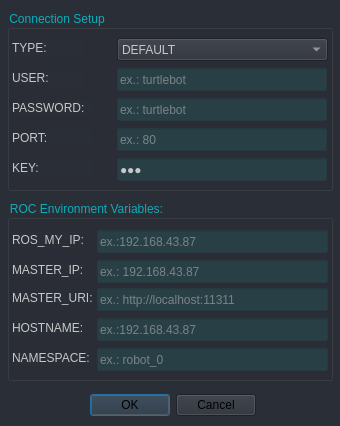
<?xml version="1.0" encoding="UTF-8"?>
<ui version="4.0">
 <class>rocConfigure</class>
 <widget class="QDialog" name="rocConfigure">
  <property name="geometry">
   <rect>
    <x>0</x>
    <y>0</y>
    <width>340</width>
    <height>426</height>
   </rect>
  </property>
  <property name="minimumSize">
   <size>
    <width>340</width>
    <height>426</height>
   </size>
  </property>
  <property name="maximumSize">
   <size>
    <width>340</width>
    <height>426</height>
   </size>
  </property>
  <property name="windowTitle">
   <string>Settings and Configurations</string>
  </property>
  <property name="windowIcon">
   <iconset resource="../../../images/vectors/vectors.qrc">
    <normaloff>:/vectors/Conection.png</normaloff>:/vectors/Conection.png</iconset>
  </property>
  <property name="styleSheet">
   <string notr="true">background: #2A2E37;</string>
  </property>
  <widget class="QGroupBox" name="rosSettingsROC">
   <property name="geometry">
    <rect>
     <x>7</x>
     <y>200</y>
     <width>326</width>
     <height>181</height>
    </rect>
   </property>
   <property name="minimumSize">
    <size>
     <width>320</width>
     <height>140</height>
    </size>
   </property>
   <property name="styleSheet">
    <string notr="true">color: rgb(14, 172, 186);</string>
   </property>
   <property name="title">
    <string>ROC Environment Variables:</string>
   </property>
   <widget class="QLineEdit" name="my_IP_ROC">
    <property name="geometry">
     <rect>
      <x>90</x>
      <y>30</y>
      <width>231</width>
      <height>23</height>
     </rect>
    </property>
    <property name="styleSheet">
     <string notr="true">background: rgba(29, 222, 216, 0.1);
color: rgb(199, 199, 199);</string>
    </property>
    <property name="dragEnabled">
     <bool>false</bool>
    </property>
    <property name="placeholderText">
     <string>ex.:192.168.43.87</string>
    </property>
   </widget>
   <widget class="QLineEdit" name="master_IP_ROC">
    <property name="geometry">
     <rect>
      <x>90</x>
      <y>60</y>
      <width>231</width>
      <height>23</height>
     </rect>
    </property>
    <property name="styleSheet">
     <string notr="true">color: rgb(199, 199, 199);
background: rgba(29, 222, 216, 0.1);</string>
    </property>
    <property name="placeholderText">
     <string>ex.: 192.168.43.87</string>
    </property>
   </widget>
   <widget class="QLineEdit" name="hostname_ROC">
    <property name="geometry">
     <rect>
      <x>90</x>
      <y>118</y>
      <width>231</width>
      <height>23</height>
     </rect>
    </property>
    <property name="styleSheet">
     <string notr="true">background: rgba(29, 222, 216, 0.1);
color: rgb(199, 199, 199);</string>
    </property>
    <property name="placeholderText">
     <string>ex.:192.168.43.87</string>
    </property>
   </widget>
   <widget class="QLineEdit" name="namespace_ROC">
    <property name="geometry">
     <rect>
      <x>90</x>
      <y>148</y>
      <width>231</width>
      <height>23</height>
     </rect>
    </property>
    <property name="styleSheet">
     <string notr="true">background: rgba(29, 222, 216, 0.1);
color: rgb(199, 199, 199);</string>
    </property>
    <property name="placeholderText">
     <string>ex.: robot_0</string>
    </property>
   </widget>
   <widget class="QLabel" name="my_IP_ROC_Label">
    <property name="geometry">
     <rect>
      <x>5</x>
      <y>32</y>
      <width>71</width>
      <height>16</height>
     </rect>
    </property>
    <property name="styleSheet">
     <string notr="true">color: rgb(199, 199, 199);</string>
    </property>
    <property name="text">
     <string>ROS_MY_IP:</string>
    </property>
    <property name="buddy">
     <cstring>my_IP_ROC</cstring>
    </property>
   </widget>
   <widget class="QLabel" name="master_IP_ROC_Label">
    <property name="geometry">
     <rect>
      <x>5</x>
      <y>62</y>
      <width>71</width>
      <height>16</height>
     </rect>
    </property>
    <property name="styleSheet">
     <string notr="true">color: rgb(199, 199, 199);</string>
    </property>
    <property name="text">
     <string>MASTER_IP:</string>
    </property>
    <property name="buddy">
     <cstring>master_IP_ROC</cstring>
    </property>
   </widget>
   <widget class="QLabel" name="hostname_ROC_Label">
    <property name="geometry">
     <rect>
      <x>5</x>
      <y>120</y>
      <width>71</width>
      <height>16</height>
     </rect>
    </property>
    <property name="styleSheet">
     <string notr="true">color: rgb(199, 199, 199);</string>
    </property>
    <property name="text">
     <string>HOSTNAME:</string>
    </property>
    <property name="buddy">
     <cstring>hostname_ROC</cstring>
    </property>
   </widget>
   <widget class="QLabel" name="namespace_ROC_Label">
    <property name="geometry">
     <rect>
      <x>5</x>
      <y>150</y>
      <width>81</width>
      <height>16</height>
     </rect>
    </property>
    <property name="styleSheet">
     <string notr="true">color: rgb(199, 199, 199);</string>
    </property>
    <property name="text">
     <string>NAMESPACE:</string>
    </property>
    <property name="buddy">
     <cstring>namespace_ROC</cstring>
    </property>
   </widget>
   <widget class="QLabel" name="master_URI_ROC_Label">
    <property name="geometry">
     <rect>
      <x>5</x>
      <y>90</y>
      <width>81</width>
      <height>16</height>
     </rect>
    </property>
    <property name="styleSheet">
     <string notr="true">color: rgb(199, 199, 199);</string>
    </property>
    <property name="text">
     <string>MASTER_URI:</string>
    </property>
    <property name="buddy">
     <cstring>master_URI_ROC</cstring>
    </property>
   </widget>
   <widget class="QLineEdit" name="master_URI_ROC">
    <property name="geometry">
     <rect>
      <x>90</x>
      <y>88</y>
      <width>231</width>
      <height>23</height>
     </rect>
    </property>
    <property name="styleSheet">
     <string notr="true">background: rgba(29, 222, 216, 0.1);
color: rgb(199, 199, 199);</string>
    </property>
    <property name="placeholderText">
     <string>ex.: http://localhost:11311</string>
    </property>
   </widget>
  </widget>
  <widget class="QGroupBox" name="connectionROC">
   <property name="geometry">
    <rect>
     <x>7</x>
     <y>10</y>
     <width>326</width>
     <height>181</height>
    </rect>
   </property>
   <property name="styleSheet">
    <string notr="true">color: rgb(14, 172, 186);</string>
   </property>
   <property name="title">
    <string>Connection Setup</string>
   </property>
   <widget class="QLineEdit" name="user_ROC">
    <property name="geometry">
     <rect>
      <x>110</x>
      <y>58</y>
      <width>210</width>
      <height>23</height>
     </rect>
    </property>
    <property name="styleSheet">
     <string notr="true">background: rgba(29, 222, 216, 0.1);
color: rgb(199, 199, 199);</string>
    </property>
    <property name="placeholderText">
     <string>ex.: turtlebot</string>
    </property>
   </widget>
   <widget class="QLineEdit" name="password_ROC">
    <property name="geometry">
     <rect>
      <x>110</x>
      <y>88</y>
      <width>210</width>
      <height>23</height>
     </rect>
    </property>
    <property name="styleSheet">
     <string notr="true">background: rgba(29, 222, 216, 0.1);
color: rgb(199, 199, 199);</string>
    </property>
    <property name="echoMode">
     <enum>QLineEdit::PasswordEchoOnEdit</enum>
    </property>
    <property name="placeholderText">
     <string>ex.: turtlebot</string>
    </property>
   </widget>
   <widget class="QLabel" name="port_ROC_Label">
    <property name="geometry">
     <rect>
      <x>5</x>
      <y>120</y>
      <width>81</width>
      <height>16</height>
     </rect>
    </property>
    <property name="styleSheet">
     <string notr="true">color: rgb(199, 199, 199);</string>
    </property>
    <property name="text">
     <string>PORT:</string>
    </property>
    <property name="buddy">
     <cstring>port_ROC</cstring>
    </property>
   </widget>
   <widget class="QLineEdit" name="port_ROC">
    <property name="geometry">
     <rect>
      <x>110</x>
      <y>118</y>
      <width>210</width>
      <height>23</height>
     </rect>
    </property>
    <property name="styleSheet">
     <string notr="true">background: rgba(29, 222, 216, 0.1);
color: rgb(199, 199, 199);</string>
    </property>
    <property name="echoMode">
     <enum>QLineEdit::PasswordEchoOnEdit</enum>
    </property>
    <property name="placeholderText">
     <string>ex.: 80</string>
    </property>
   </widget>
   <widget class="QLabel" name="user_ROC_Label">
    <property name="geometry">
     <rect>
      <x>5</x>
      <y>60</y>
      <width>71</width>
      <height>16</height>
     </rect>
    </property>
    <property name="styleSheet">
     <string notr="true">color: rgb(199, 199, 199);</string>
    </property>
    <property name="text">
     <string>USER:</string>
    </property>
    <property name="buddy">
     <cstring>user_ROC</cstring>
    </property>
   </widget>
   <widget class="QLabel" name="password_ROC_Label">
    <property name="geometry">
     <rect>
      <x>5</x>
      <y>90</y>
      <width>81</width>
      <height>16</height>
     </rect>
    </property>
    <property name="styleSheet">
     <string notr="true">color: rgb(199, 199, 199);</string>
    </property>
    <property name="text">
     <string>PASSWORD:</string>
    </property>
    <property name="buddy">
     <cstring>password_ROC</cstring>
    </property>
   </widget>
   <widget class="QLineEdit" name="key_ROC">
    <property name="geometry">
     <rect>
      <x>110</x>
      <y>148</y>
      <width>210</width>
      <height>23</height>
     </rect>
    </property>
    <property name="styleSheet">
     <string notr="true">background: rgba(29, 222, 216, 0.1);
color: rgb(199, 199, 199);</string>
    </property>
    <property name="text">
     <string>KEY</string>
    </property>
    <property name="echoMode">
     <enum>QLineEdit::PasswordEchoOnEdit</enum>
    </property>
    <property name="placeholderText">
     <string>ex.: 80</string>
    </property>
   </widget>
   <widget class="QLabel" name="key_ROC_Label">
    <property name="geometry">
     <rect>
      <x>5</x>
      <y>150</y>
      <width>81</width>
      <height>16</height>
     </rect>
    </property>
    <property name="styleSheet">
     <string notr="true">color: rgb(199, 199, 199);</string>
    </property>
    <property name="text">
     <string>KEY:</string>
    </property>
    <property name="buddy">
     <cstring>port_ROC</cstring>
    </property>
   </widget>
   <widget class="QLabel" name="type_ROC_Label">
    <property name="geometry">
     <rect>
      <x>5</x>
      <y>30</y>
      <width>71</width>
      <height>16</height>
     </rect>
    </property>
    <property name="styleSheet">
     <string notr="true">color: rgb(199, 199, 199);</string>
    </property>
    <property name="text">
     <string>TYPE:</string>
    </property>
    <property name="buddy">
     <cstring>user_ROC</cstring>
    </property>
   </widget>
   <widget class="QComboBox" name="type_ROC">
    <property name="geometry">
     <rect>
      <x>110</x>
      <y>28</y>
      <width>211</width>
      <height>23</height>
     </rect>
    </property>
    <property name="styleSheet">
     <string notr="true">color: rgb(199, 199, 199);</string>
    </property>
    <item>
     <property name="text">
      <string>DEFAULT</string>
     </property>
    </item>
    <item>
     <property name="text">
      <string>IP/UTP</string>
     </property>
    </item>
    <item>
     <property name="text">
      <string>CLOUD</string>
     </property>
    </item>
   </widget>
  </widget>
  <widget class="QDialogButtonBox" name="buttons_Config_ROC">
   <property name="geometry">
    <rect>
     <x>90</x>
     <y>393</y>
     <width>166</width>
     <height>24</height>
    </rect>
   </property>
   <property name="standardButtons">
    <set>QDialogButtonBox::Cancel|QDialogButtonBox::Ok</set>
   </property>
  </widget>
 </widget>
 <resources>
  <include location="../../../images/vectors/vectors.qrc"/>
 </resources>
 <connections>
  <connection>
   <sender>buttons_Config_ROC</sender>
   <signal>accepted()</signal>
   <receiver>namespace_ROC</receiver>
   <slot>copy()</slot>
   <hints>
    <hint type="sourcelabel">
     <x>170</x>
     <y>401</y>
    </hint>
    <hint type="destinationlabel">
     <x>187</x>
     <y>355</y>
    </hint>
   </hints>
  </connection>
  <connection>
   <sender>buttons_Config_ROC</sender>
   <signal>accepted()</signal>
   <receiver>hostname_ROC</receiver>
   <slot>copy()</slot>
   <hints>
    <hint type="sourcelabel">
     <x>238</x>
     <y>393</y>
    </hint>
    <hint type="destinationlabel">
     <x>233</x>
     <y>324</y>
    </hint>
   </hints>
  </connection>
  <connection>
   <sender>buttons_Config_ROC</sender>
   <signal>accepted()</signal>
   <receiver>master_URI_ROC</receiver>
   <slot>copy()</slot>
   <hints>
    <hint type="sourcelabel">
     <x>172</x>
     <y>402</y>
    </hint>
    <hint type="destinationlabel">
     <x>176</x>
     <y>294</y>
    </hint>
   </hints>
  </connection>
  <connection>
   <sender>buttons_Config_ROC</sender>
   <signal>accepted()</signal>
   <receiver>master_IP_ROC</receiver>
   <slot>copy()</slot>
   <hints>
    <hint type="sourcelabel">
     <x>179</x>
     <y>403</y>
    </hint>
    <hint type="destinationlabel">
     <x>196</x>
     <y>267</y>
    </hint>
   </hints>
  </connection>
  <connection>
   <sender>buttons_Config_ROC</sender>
   <signal>accepted()</signal>
   <receiver>my_IP_ROC</receiver>
   <slot>copy()</slot>
   <hints>
    <hint type="sourcelabel">
     <x>210</x>
     <y>398</y>
    </hint>
    <hint type="destinationlabel">
     <x>220</x>
     <y>247</y>
    </hint>
   </hints>
  </connection>
  <connection>
   <sender>buttons_Config_ROC</sender>
   <signal>accepted()</signal>
   <receiver>password_ROC</receiver>
   <slot>copy()</slot>
   <hints>
    <hint type="sourcelabel">
     <x>211</x>
     <y>400</y>
    </hint>
    <hint type="destinationlabel">
     <x>222</x>
     <y>102</y>
    </hint>
   </hints>
  </connection>
  <connection>
   <sender>buttons_Config_ROC</sender>
   <signal>accepted()</signal>
   <receiver>port_ROC</receiver>
   <slot>copy()</slot>
   <hints>
    <hint type="sourcelabel">
     <x>199</x>
     <y>400</y>
    </hint>
    <hint type="destinationlabel">
     <x>241</x>
     <y>137</y>
    </hint>
   </hints>
  </connection>
  <connection>
   <sender>buttons_Config_ROC</sender>
   <signal>accepted()</signal>
   <receiver>user_ROC</receiver>
   <slot>copy()</slot>
   <hints>
    <hint type="sourcelabel">
     <x>188</x>
     <y>398</y>
    </hint>
    <hint type="destinationlabel">
     <x>203</x>
     <y>78</y>
    </hint>
   </hints>
  </connection>
  <connection>
   <sender>buttons_Config_ROC</sender>
   <signal>rejected()</signal>
   <receiver>rocConfigure</receiver>
   <slot>reject()</slot>
   <hints>
    <hint type="sourcelabel">
     <x>98</x>
     <y>401</y>
    </hint>
    <hint type="destinationlabel">
     <x>59</x>
     <y>389</y>
    </hint>
   </hints>
  </connection>
  <connection>
   <sender>rocConfigure</sender>
   <signal>accepted()</signal>
   <receiver>rocConfigure</receiver>
   <slot>accept()</slot>
   <hints>
    <hint type="sourcelabel">
     <x>256</x>
     <y>405</y>
    </hint>
    <hint type="destinationlabel">
     <x>284</x>
     <y>395</y>
    </hint>
   </hints>
  </connection>
 </connections>
</ui>
